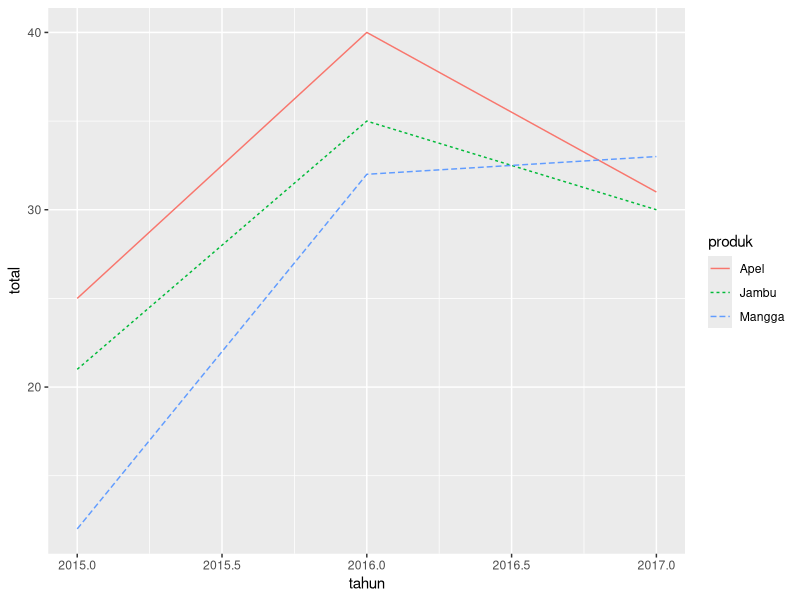
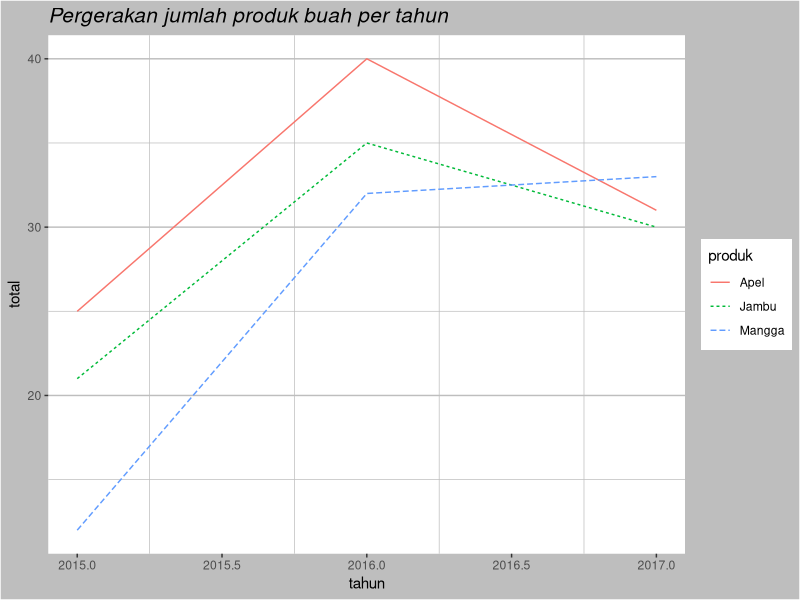

These figures' R source, in order:
## ---- chunk 1
knitr::opts_chunk$set(echo = TRUE)
## ---- chunk 2
library(ggplot2)
library(reshape2)
laporan <- data.frame(produk=c("Mangga","Jambu", "Apel"), 
                      tahun2015= c(12,21,25),
                      tahun2016=c(32,35,40),
                      tahun2017=c(33,30,31))
# melt(data, id.vars= variabel yang diguna)
laporan <- melt(laporan,id.vars = "produk", variable.name = "tahun", value.name = "total")
laporan$tahun <- as.numeric(gsub("tahun","",laporan$tahun))
laporan

ggplot(data = laporan, aes(x = tahun, y=total))+
  geom_line(aes(linetype=produk, col=produk))
## ---- chunk 3
ggplot(data = laporan, aes(x = tahun, y=total))+
  geom_line(aes(linetype=produk, col=produk))+
  labs(title = "Pergerakan jumlah produk buah per tahun")+
  theme(plot.background = element_rect(fill = "grey"), # mengubah warna plot menjadi abu2
        panel.background = element_rect(fill = "white"), # mengubah warna panel menjadi putih
        panel.grid = element_line(colour = "grey"), # mengubah garis grid menjadi abu2
        plot.title = element_text(face = "italic", size = 15), # membuat judul menjadi italic dan size font 15
        panel.grid.major.x = element_blank() # menghapus grid major pada sumbu x
        )
